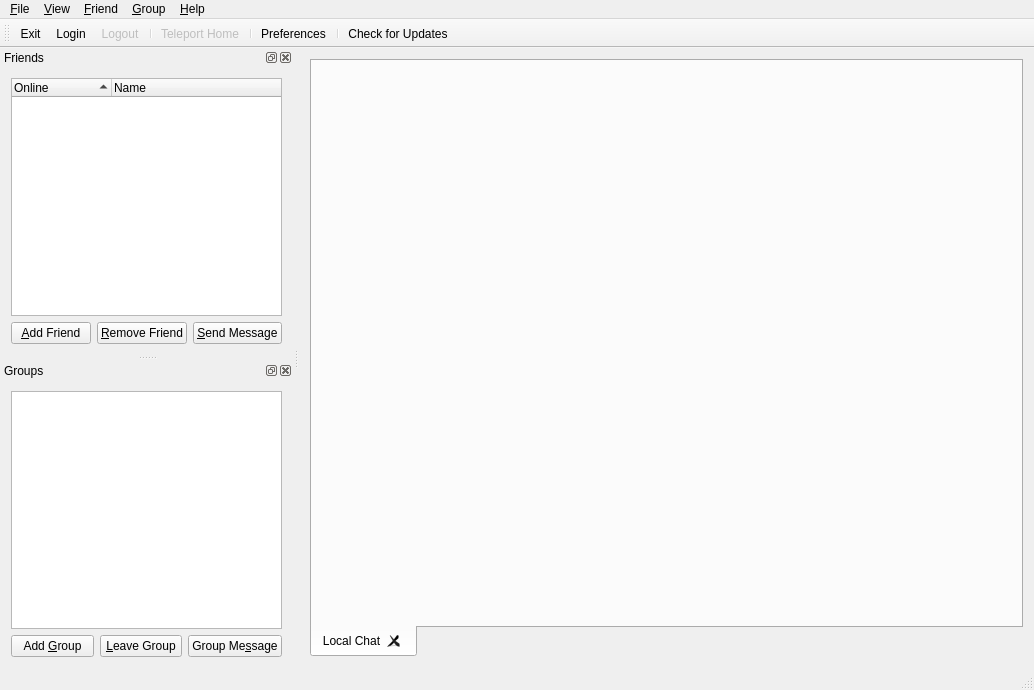
<?xml version="1.0" encoding="UTF-8"?>
<ui version="4.0">
 <class>MainWindow</class>
 <widget class="QMainWindow" name="MainWindow">
  <property name="geometry">
   <rect>
    <x>0</x>
    <y>0</y>
    <width>1034</width>
    <height>690</height>
   </rect>
  </property>
  <property name="windowTitle">
   <string>SLiteChat</string>
  </property>
  <property name="windowIcon">
   <iconset resource="resources.qrc">
    <normaloff>:/mainIcon/main_icon</normaloff>:/mainIcon/main_icon</iconset>
  </property>
  <property name="unifiedTitleAndToolBarOnMac">
   <bool>false</bool>
  </property>
  <widget class="QWidget" name="centralWidget">
   <property name="sizePolicy">
    <sizepolicy hsizetype="Preferred" vsizetype="Preferred">
     <horstretch>0</horstretch>
     <verstretch>0</verstretch>
    </sizepolicy>
   </property>
   <layout class="QVBoxLayout" name="verticalLayout_7">
    <item>
     <widget class="QTabWidget" name="m_tabWidget">
      <property name="tabPosition">
       <enum>QTabWidget::South</enum>
      </property>
      <property name="tabShape">
       <enum>QTabWidget::Rounded</enum>
      </property>
      <property name="currentIndex">
       <number>0</number>
      </property>
      <property name="iconSize">
       <size>
        <width>32</width>
        <height>32</height>
       </size>
      </property>
      <property name="tabsClosable">
       <bool>true</bool>
      </property>
      <property name="movable">
       <bool>false</bool>
      </property>
      <widget class="QWidget" name="tab">
       <attribute name="icon">
        <iconset resource="resources.qrc">
         <normaloff>:/mainIcon/offline_icon</normaloff>:/mainIcon/offline_icon</iconset>
       </attribute>
       <attribute name="title">
        <string>Local Chat</string>
       </attribute>
       <layout class="QHBoxLayout" name="horizontalLayout_6">
        <item>
         <widget class="ChatWindow" name="m_localChatWindow" native="true"/>
        </item>
       </layout>
      </widget>
     </widget>
    </item>
   </layout>
  </widget>
  <widget class="QMenuBar" name="menuBar">
   <property name="geometry">
    <rect>
     <x>0</x>
     <y>0</y>
     <width>1034</width>
     <height>24</height>
    </rect>
   </property>
   <widget class="QMenu" name="menu_File">
    <property name="title">
     <string>&amp;File</string>
    </property>
    <addaction name="m_actionFileLogin"/>
    <addaction name="m_actionFileLogout"/>
    <addaction name="separator"/>
    <addaction name="m_actionFileTeleportHome"/>
    <addaction name="m_actionFilePreferences"/>
    <addaction name="m_actionFileExport"/>
    <addaction name="separator"/>
    <addaction name="m_actionFileClose"/>
    <addaction name="separator"/>
    <addaction name="m_actionFileExit"/>
   </widget>
   <widget class="QMenu" name="menu_Friend">
    <property name="title">
     <string>&amp;Friend</string>
    </property>
    <addaction name="m_actionFriendAdd"/>
    <addaction name="m_actionFriendRemove"/>
    <addaction name="m_actionFriendIM"/>
   </widget>
   <widget class="QMenu" name="menu_Group">
    <property name="title">
     <string>&amp;Group</string>
    </property>
    <addaction name="m_actionGroupSearch"/>
    <addaction name="m_actionGroupLeave"/>
    <addaction name="m_actionGroupIM"/>
   </widget>
   <widget class="QMenu" name="menu_Help">
    <property name="title">
     <string>&amp;Help</string>
    </property>
    <addaction name="m_actionHelpAbout"/>
    <addaction name="m_actionHelpCheckForUpdates"/>
   </widget>
   <widget class="QMenu" name="m_menuView">
    <property name="title">
     <string>&amp;View</string>
    </property>
   </widget>
   <addaction name="menu_File"/>
   <addaction name="m_menuView"/>
   <addaction name="menu_Friend"/>
   <addaction name="menu_Group"/>
   <addaction name="menu_Help"/>
  </widget>
  <widget class="QStatusBar" name="m_statusBar"/>
  <widget class="QDockWidget" name="m_friendsDock">
   <property name="features">
    <set>QDockWidget::AllDockWidgetFeatures</set>
   </property>
   <property name="windowTitle">
    <string>Friends</string>
   </property>
   <attribute name="dockWidgetArea">
    <number>1</number>
   </attribute>
   <widget class="QWidget" name="dockWidgetContents_3">
    <layout class="QVBoxLayout" name="verticalLayout_3">
     <item>
      <widget class="QTreeWidget" name="m_friendsList">
       <property name="itemsExpandable">
        <bool>true</bool>
       </property>
       <property name="sortingEnabled">
        <bool>true</bool>
       </property>
       <property name="allColumnsShowFocus">
        <bool>true</bool>
       </property>
       <property name="expandsOnDoubleClick">
        <bool>false</bool>
       </property>
       <property name="columnCount">
        <number>2</number>
       </property>
       <column>
        <property name="text">
         <string>Online</string>
        </property>
       </column>
       <column>
        <property name="text">
         <string>Name</string>
        </property>
       </column>
      </widget>
     </item>
     <item>
      <layout class="QHBoxLayout" name="horizontalLayout_2">
       <property name="sizeConstraint">
        <enum>QLayout::SetDefaultConstraint</enum>
       </property>
       <item>
        <widget class="QPushButton" name="m_addFriend">
         <property name="text">
          <string>&amp;Add Friend</string>
         </property>
         <property name="icon">
          <iconset resource="resources.qrc">
           <normaloff>:/mainIcon/add_icon</normaloff>:/mainIcon/add_icon</iconset>
         </property>
        </widget>
       </item>
       <item>
        <widget class="QPushButton" name="m_removeFriend">
         <property name="text">
          <string>&amp;Remove Friend</string>
         </property>
         <property name="icon">
          <iconset resource="resources.qrc">
           <normaloff>:/mainIcon/remove_icon</normaloff>:/mainIcon/remove_icon</iconset>
         </property>
        </widget>
       </item>
       <item>
        <widget class="QPushButton" name="m_sendMessage">
         <property name="text">
          <string>&amp;Send Message</string>
         </property>
         <property name="icon">
          <iconset resource="resources.qrc">
           <normaloff>:/mainIcon/chat_icon</normaloff>:/mainIcon/chat_icon</iconset>
         </property>
        </widget>
       </item>
      </layout>
     </item>
    </layout>
   </widget>
  </widget>
  <widget class="QDockWidget" name="m_groupsDock">
   <property name="floating">
    <bool>false</bool>
   </property>
   <property name="features">
    <set>QDockWidget::AllDockWidgetFeatures</set>
   </property>
   <property name="windowTitle">
    <string>Groups</string>
   </property>
   <attribute name="dockWidgetArea">
    <number>1</number>
   </attribute>
   <widget class="QWidget" name="dockWidgetContents_4">
    <layout class="QVBoxLayout" name="verticalLayout_6">
     <item>
      <widget class="QListWidget" name="m_groupList">
       <property name="sortingEnabled">
        <bool>true</bool>
       </property>
      </widget>
     </item>
     <item>
      <layout class="QHBoxLayout" name="horizontalLayout">
       <property name="sizeConstraint">
        <enum>QLayout::SetDefaultConstraint</enum>
       </property>
       <item>
        <widget class="QPushButton" name="m_addGroup">
         <property name="text">
          <string>Add &amp;Group</string>
         </property>
         <property name="icon">
          <iconset resource="resources.qrc">
           <normaloff>:/mainIcon/add_icon</normaloff>:/mainIcon/add_icon</iconset>
         </property>
        </widget>
       </item>
       <item>
        <widget class="QPushButton" name="m_leaveGroup">
         <property name="text">
          <string>&amp;Leave Group</string>
         </property>
         <property name="icon">
          <iconset resource="resources.qrc">
           <normaloff>:/mainIcon/remove_icon</normaloff>:/mainIcon/remove_icon</iconset>
         </property>
        </widget>
       </item>
       <item>
        <widget class="QPushButton" name="m_sendGroupMessage">
         <property name="text">
          <string>Group Me&amp;ssage</string>
         </property>
         <property name="icon">
          <iconset resource="resources.qrc">
           <normaloff>:/mainIcon/chat_icon</normaloff>:/mainIcon/chat_icon</iconset>
         </property>
        </widget>
       </item>
      </layout>
     </item>
    </layout>
   </widget>
  </widget>
  <widget class="QToolBar" name="toolBar">
   <property name="windowTitle">
    <string>toolBar</string>
   </property>
   <property name="iconSize">
    <size>
     <width>16</width>
     <height>16</height>
    </size>
   </property>
   <property name="toolButtonStyle">
    <enum>Qt::ToolButtonTextUnderIcon</enum>
   </property>
   <attribute name="toolBarArea">
    <enum>TopToolBarArea</enum>
   </attribute>
   <attribute name="toolBarBreak">
    <bool>false</bool>
   </attribute>
   <addaction name="m_actionFileExit"/>
   <addaction name="m_actionFileLogin"/>
   <addaction name="m_actionFileLogout"/>
   <addaction name="separator"/>
   <addaction name="m_actionFileTeleportHome"/>
   <addaction name="separator"/>
   <addaction name="m_actionFilePreferences"/>
   <addaction name="separator"/>
   <addaction name="m_actionHelpCheckForUpdates"/>
  </widget>
  <action name="m_actionFileExit">
   <property name="icon">
    <iconset resource="resources.qrc">
     <normaloff>:/mainIcon/offline_icon</normaloff>:/mainIcon/offline_icon</iconset>
   </property>
   <property name="text">
    <string>E&amp;xit</string>
   </property>
   <property name="statusTip">
    <string>Terminate the SLiteChat application.</string>
   </property>
   <property name="shortcut">
    <string>Ctrl+Q</string>
   </property>
  </action>
  <action name="m_actionFileLogin">
   <property name="icon">
    <iconset resource="resources.qrc">
     <normaloff>:/mainIcon/main_icon</normaloff>:/mainIcon/main_icon</iconset>
   </property>
   <property name="text">
    <string>&amp;Login</string>
   </property>
   <property name="statusTip">
    <string>Log in to the Second Life servers.</string>
   </property>
   <property name="shortcut">
    <string>Ctrl+L</string>
   </property>
  </action>
  <action name="m_actionFileLogout">
   <property name="enabled">
    <bool>false</bool>
   </property>
   <property name="icon">
    <iconset resource="resources.qrc">
     <normaloff>:/mainIcon/sad_icon</normaloff>:/mainIcon/sad_icon</iconset>
   </property>
   <property name="text">
    <string>Log&amp;out</string>
   </property>
   <property name="statusTip">
    <string>Log off of the Second Life servers.</string>
   </property>
   <property name="shortcut">
    <string>Ctrl+O</string>
   </property>
  </action>
  <action name="m_actionFilePreferences">
   <property name="icon">
    <iconset resource="resources.qrc">
     <normaloff>:/mainIcon/config_icon</normaloff>:/mainIcon/config_icon</iconset>
   </property>
   <property name="text">
    <string>&amp;Preferences</string>
   </property>
   <property name="statusTip">
    <string>Change the application font.</string>
   </property>
   <property name="shortcut">
    <string>Ctrl+P</string>
   </property>
  </action>
  <action name="m_actionHelpAbout">
   <property name="icon">
    <iconset resource="resources.qrc">
     <normaloff>:/mainIcon/help_icon</normaloff>:/mainIcon/help_icon</iconset>
   </property>
   <property name="text">
    <string>&amp;About</string>
   </property>
  </action>
  <action name="m_actionFriendAdd">
   <property name="enabled">
    <bool>false</bool>
   </property>
   <property name="icon">
    <iconset resource="resources.qrc">
     <normaloff>:/mainIcon/add_icon</normaloff>:/mainIcon/add_icon</iconset>
   </property>
   <property name="text">
    <string>&amp;Add/Search for Friends</string>
   </property>
   <property name="shortcut">
    <string>Ctrl+S</string>
   </property>
  </action>
  <action name="m_actionFriendRemove">
   <property name="enabled">
    <bool>false</bool>
   </property>
   <property name="icon">
    <iconset resource="resources.qrc">
     <normaloff>:/mainIcon/remove_icon</normaloff>:/mainIcon/remove_icon</iconset>
   </property>
   <property name="text">
    <string>&amp;Remove Friend</string>
   </property>
   <property name="shortcut">
    <string>Ctrl+R</string>
   </property>
  </action>
  <action name="m_actionFriendIM">
   <property name="enabled">
    <bool>false</bool>
   </property>
   <property name="icon">
    <iconset resource="resources.qrc">
     <normaloff>:/mainIcon/chat_icon</normaloff>:/mainIcon/chat_icon</iconset>
   </property>
   <property name="text">
    <string>&amp;Send IM to Friend</string>
   </property>
   <property name="shortcut">
    <string>Ctrl+I</string>
   </property>
  </action>
  <action name="m_actionGroupSearch">
   <property name="enabled">
    <bool>false</bool>
   </property>
   <property name="icon">
    <iconset resource="resources.qrc">
     <normaloff>:/mainIcon/search_icon</normaloff>:/mainIcon/search_icon</iconset>
   </property>
   <property name="text">
    <string>&amp;Search Groups</string>
   </property>
   <property name="shortcut">
    <string>Ctrl+Shift+S</string>
   </property>
  </action>
  <action name="m_actionGroupLeave">
   <property name="enabled">
    <bool>false</bool>
   </property>
   <property name="icon">
    <iconset resource="resources.qrc">
     <normaloff>:/mainIcon/remove_icon</normaloff>:/mainIcon/remove_icon</iconset>
   </property>
   <property name="text">
    <string>&amp;Leave Group</string>
   </property>
   <property name="shortcut">
    <string>Ctrl+Shift+R</string>
   </property>
  </action>
  <action name="m_actionGroupIM">
   <property name="enabled">
    <bool>false</bool>
   </property>
   <property name="icon">
    <iconset resource="resources.qrc">
     <normaloff>:/mainIcon/chat_icon</normaloff>:/mainIcon/chat_icon</iconset>
   </property>
   <property name="text">
    <string>&amp;Join Group Chat</string>
   </property>
   <property name="shortcut">
    <string>Ctrl+Shift+I</string>
   </property>
  </action>
  <action name="m_actionHelpCheckForUpdates">
   <property name="icon">
    <iconset resource="resources.qrc">
     <normaloff>:/mainIcon/search_icon</normaloff>:/mainIcon/search_icon</iconset>
   </property>
   <property name="text">
    <string>Check for &amp;Updates</string>
   </property>
  </action>
  <action name="m_actionFileClose">
   <property name="enabled">
    <bool>false</bool>
   </property>
   <property name="icon">
    <iconset resource="resources.qrc">
     <normaloff>:/mainIcon/offline_icon</normaloff>:/mainIcon/offline_icon</iconset>
   </property>
   <property name="text">
    <string>&amp;Close</string>
   </property>
   <property name="toolTip">
    <string>Close current conversation tab</string>
   </property>
   <property name="shortcut">
    <string>Ctrl+W</string>
   </property>
  </action>
  <action name="m_actionFileTeleportHome">
   <property name="enabled">
    <bool>false</bool>
   </property>
   <property name="icon">
    <iconset resource="resources.qrc">
     <normaloff>:/mainIcon/home_icon</normaloff>:/mainIcon/home_icon</iconset>
   </property>
   <property name="text">
    <string>&amp;Teleport Home</string>
   </property>
  </action>
  <action name="m_actionFileExport">
   <property name="enabled">
    <bool>false</bool>
   </property>
   <property name="icon">
    <iconset resource="resources.qrc">
     <normaloff>:/mainIcon/chat_icon</normaloff>:/mainIcon/chat_icon</iconset>
   </property>
   <property name="text">
    <string>&amp;Export Saved Conversations</string>
   </property>
  </action>
 </widget>
 <layoutdefault spacing="6" margin="11"/>
 <customwidgets>
  <customwidget>
   <class>ChatWindow</class>
   <extends>QWidget</extends>
   <header location="global">ChatWindow.h</header>
   <container>1</container>
  </customwidget>
 </customwidgets>
 <resources>
  <include location="resources.qrc"/>
 </resources>
 <connections>
  <connection>
   <sender>m_actionFileExit</sender>
   <signal>triggered()</signal>
   <receiver>MainWindow</receiver>
   <slot>OnActionFileExit()</slot>
   <hints>
    <hint type="sourcelabel">
     <x>-1</x>
     <y>-1</y>
    </hint>
    <hint type="destinationlabel">
     <x>488</x>
     <y>317</y>
    </hint>
   </hints>
  </connection>
  <connection>
   <sender>m_actionFileLogin</sender>
   <signal>triggered()</signal>
   <receiver>MainWindow</receiver>
   <slot>OnActionFileLogin()</slot>
   <hints>
    <hint type="sourcelabel">
     <x>-1</x>
     <y>-1</y>
    </hint>
    <hint type="destinationlabel">
     <x>488</x>
     <y>317</y>
    </hint>
   </hints>
  </connection>
  <connection>
   <sender>m_actionFileLogout</sender>
   <signal>triggered()</signal>
   <receiver>MainWindow</receiver>
   <slot>OnActionFileLogout()</slot>
   <hints>
    <hint type="sourcelabel">
     <x>-1</x>
     <y>-1</y>
    </hint>
    <hint type="destinationlabel">
     <x>488</x>
     <y>317</y>
    </hint>
   </hints>
  </connection>
  <connection>
   <sender>m_actionFilePreferences</sender>
   <signal>triggered()</signal>
   <receiver>MainWindow</receiver>
   <slot>OnActionFilePreferences()</slot>
   <hints>
    <hint type="sourcelabel">
     <x>-1</x>
     <y>-1</y>
    </hint>
    <hint type="destinationlabel">
     <x>488</x>
     <y>317</y>
    </hint>
   </hints>
  </connection>
  <connection>
   <sender>m_actionFriendAdd</sender>
   <signal>triggered()</signal>
   <receiver>MainWindow</receiver>
   <slot>OnActionFriendAdd()</slot>
   <hints>
    <hint type="sourcelabel">
     <x>-1</x>
     <y>-1</y>
    </hint>
    <hint type="destinationlabel">
     <x>488</x>
     <y>317</y>
    </hint>
   </hints>
  </connection>
  <connection>
   <sender>m_actionFriendRemove</sender>
   <signal>triggered()</signal>
   <receiver>MainWindow</receiver>
   <slot>OnActionFriendRemove()</slot>
   <hints>
    <hint type="sourcelabel">
     <x>-1</x>
     <y>-1</y>
    </hint>
    <hint type="destinationlabel">
     <x>488</x>
     <y>317</y>
    </hint>
   </hints>
  </connection>
  <connection>
   <sender>m_actionFriendIM</sender>
   <signal>triggered()</signal>
   <receiver>MainWindow</receiver>
   <slot>OnActionFriendIM()</slot>
   <hints>
    <hint type="sourcelabel">
     <x>-1</x>
     <y>-1</y>
    </hint>
    <hint type="destinationlabel">
     <x>488</x>
     <y>317</y>
    </hint>
   </hints>
  </connection>
  <connection>
   <sender>m_actionGroupSearch</sender>
   <signal>triggered()</signal>
   <receiver>MainWindow</receiver>
   <slot>OnActionGroupSearch()</slot>
   <hints>
    <hint type="sourcelabel">
     <x>-1</x>
     <y>-1</y>
    </hint>
    <hint type="destinationlabel">
     <x>488</x>
     <y>317</y>
    </hint>
   </hints>
  </connection>
  <connection>
   <sender>m_actionGroupLeave</sender>
   <signal>triggered()</signal>
   <receiver>MainWindow</receiver>
   <slot>OnActionGroupLeave()</slot>
   <hints>
    <hint type="sourcelabel">
     <x>-1</x>
     <y>-1</y>
    </hint>
    <hint type="destinationlabel">
     <x>488</x>
     <y>317</y>
    </hint>
   </hints>
  </connection>
  <connection>
   <sender>m_actionGroupIM</sender>
   <signal>triggered()</signal>
   <receiver>MainWindow</receiver>
   <slot>OnActionGroupIM()</slot>
   <hints>
    <hint type="sourcelabel">
     <x>-1</x>
     <y>-1</y>
    </hint>
    <hint type="destinationlabel">
     <x>488</x>
     <y>317</y>
    </hint>
   </hints>
  </connection>
  <connection>
   <sender>m_actionHelpAbout</sender>
   <signal>triggered()</signal>
   <receiver>MainWindow</receiver>
   <slot>OnActionHelpAbout()</slot>
   <hints>
    <hint type="sourcelabel">
     <x>-1</x>
     <y>-1</y>
    </hint>
    <hint type="destinationlabel">
     <x>488</x>
     <y>317</y>
    </hint>
   </hints>
  </connection>
  <connection>
   <sender>m_friendsList</sender>
   <signal>itemClicked(QTreeWidgetItem*,int)</signal>
   <receiver>MainWindow</receiver>
   <slot>OnFriendsListItemClicked(QTreeWidgetItem*,int)</slot>
   <hints>
    <hint type="sourcelabel">
     <x>145</x>
     <y>164</y>
    </hint>
    <hint type="destinationlabel">
     <x>488</x>
     <y>317</y>
    </hint>
   </hints>
  </connection>
  <connection>
   <sender>m_friendsList</sender>
   <signal>itemDoubleClicked(QTreeWidgetItem*,int)</signal>
   <receiver>MainWindow</receiver>
   <slot>OnFriendsListItemDoubleClicked(QTreeWidgetItem*,int)</slot>
   <hints>
    <hint type="sourcelabel">
     <x>145</x>
     <y>164</y>
    </hint>
    <hint type="destinationlabel">
     <x>488</x>
     <y>317</y>
    </hint>
   </hints>
  </connection>
  <connection>
   <sender>m_groupList</sender>
   <signal>itemClicked(QListWidgetItem*)</signal>
   <receiver>MainWindow</receiver>
   <slot>OnGroupListItemClicked(QListWidgetItem*)</slot>
   <hints>
    <hint type="sourcelabel">
     <x>145</x>
     <y>462</y>
    </hint>
    <hint type="destinationlabel">
     <x>488</x>
     <y>317</y>
    </hint>
   </hints>
  </connection>
  <connection>
   <sender>m_groupList</sender>
   <signal>itemDoubleClicked(QListWidgetItem*)</signal>
   <receiver>MainWindow</receiver>
   <slot>OnGroupListItemDoubleClicked(QListWidgetItem*)</slot>
   <hints>
    <hint type="sourcelabel">
     <x>145</x>
     <y>462</y>
    </hint>
    <hint type="destinationlabel">
     <x>488</x>
     <y>317</y>
    </hint>
   </hints>
  </connection>
  <connection>
   <sender>m_tabWidget</sender>
   <signal>currentChanged(int)</signal>
   <receiver>MainWindow</receiver>
   <slot>OnTabWidgetCurrentChanged(int)</slot>
   <hints>
    <hint type="sourcelabel">
     <x>636</x>
     <y>317</y>
    </hint>
    <hint type="destinationlabel">
     <x>488</x>
     <y>317</y>
    </hint>
   </hints>
  </connection>
  <connection>
   <sender>m_addFriend</sender>
   <signal>clicked()</signal>
   <receiver>MainWindow</receiver>
   <slot>OnActionFriendAdd()</slot>
   <hints>
    <hint type="sourcelabel">
     <x>52</x>
     <y>294</y>
    </hint>
    <hint type="destinationlabel">
     <x>488</x>
     <y>317</y>
    </hint>
   </hints>
  </connection>
  <connection>
   <sender>m_removeFriend</sender>
   <signal>clicked()</signal>
   <receiver>MainWindow</receiver>
   <slot>OnActionFriendRemove()</slot>
   <hints>
    <hint type="sourcelabel">
     <x>145</x>
     <y>294</y>
    </hint>
    <hint type="destinationlabel">
     <x>488</x>
     <y>317</y>
    </hint>
   </hints>
  </connection>
  <connection>
   <sender>m_sendMessage</sender>
   <signal>clicked()</signal>
   <receiver>MainWindow</receiver>
   <slot>OnActionFriendIM()</slot>
   <hints>
    <hint type="sourcelabel">
     <x>237</x>
     <y>294</y>
    </hint>
    <hint type="destinationlabel">
     <x>488</x>
     <y>317</y>
    </hint>
   </hints>
  </connection>
  <connection>
   <sender>m_addGroup</sender>
   <signal>clicked()</signal>
   <receiver>MainWindow</receiver>
   <slot>OnActionGroupSearch()</slot>
   <hints>
    <hint type="sourcelabel">
     <x>47</x>
     <y>592</y>
    </hint>
    <hint type="destinationlabel">
     <x>488</x>
     <y>317</y>
    </hint>
   </hints>
  </connection>
  <connection>
   <sender>m_leaveGroup</sender>
   <signal>clicked()</signal>
   <receiver>MainWindow</receiver>
   <slot>OnActionGroupLeave()</slot>
   <hints>
    <hint type="sourcelabel">
     <x>128</x>
     <y>592</y>
    </hint>
    <hint type="destinationlabel">
     <x>488</x>
     <y>317</y>
    </hint>
   </hints>
  </connection>
  <connection>
   <sender>m_sendGroupMessage</sender>
   <signal>clicked()</signal>
   <receiver>MainWindow</receiver>
   <slot>OnActionGroupIM()</slot>
   <hints>
    <hint type="sourcelabel">
     <x>226</x>
     <y>592</y>
    </hint>
    <hint type="destinationlabel">
     <x>488</x>
     <y>317</y>
    </hint>
   </hints>
  </connection>
  <connection>
   <sender>m_actionHelpCheckForUpdates</sender>
   <signal>triggered()</signal>
   <receiver>MainWindow</receiver>
   <slot>OnActionHelpCheckForUpdates()</slot>
   <hints>
    <hint type="sourcelabel">
     <x>-1</x>
     <y>-1</y>
    </hint>
    <hint type="destinationlabel">
     <x>488</x>
     <y>317</y>
    </hint>
   </hints>
  </connection>
  <connection>
   <sender>m_tabWidget</sender>
   <signal>tabCloseRequested(int)</signal>
   <receiver>MainWindow</receiver>
   <slot>OnTabWindowCloseRequest(int)</slot>
   <hints>
    <hint type="sourcelabel">
     <x>655</x>
     <y>339</y>
    </hint>
    <hint type="destinationlabel">
     <x>488</x>
     <y>317</y>
    </hint>
   </hints>
  </connection>
  <connection>
   <sender>m_actionFileClose</sender>
   <signal>triggered()</signal>
   <receiver>MainWindow</receiver>
   <slot>OnActionFileClose()</slot>
   <hints>
    <hint type="sourcelabel">
     <x>-1</x>
     <y>-1</y>
    </hint>
    <hint type="destinationlabel">
     <x>488</x>
     <y>317</y>
    </hint>
   </hints>
  </connection>
  <connection>
   <sender>m_actionFileTeleportHome</sender>
   <signal>triggered()</signal>
   <receiver>MainWindow</receiver>
   <slot>OnActionFileTeleportHome()</slot>
   <hints>
    <hint type="sourcelabel">
     <x>-1</x>
     <y>-1</y>
    </hint>
    <hint type="destinationlabel">
     <x>488</x>
     <y>317</y>
    </hint>
   </hints>
  </connection>
  <connection>
   <sender>m_actionFileExport</sender>
   <signal>triggered()</signal>
   <receiver>MainWindow</receiver>
   <slot>OnActionFileExport()</slot>
   <hints>
    <hint type="sourcelabel">
     <x>-1</x>
     <y>-1</y>
    </hint>
    <hint type="destinationlabel">
     <x>488</x>
     <y>317</y>
    </hint>
   </hints>
  </connection>
 </connections>
 <slots>
  <slot>OnActionFileExit()</slot>
  <slot>OnActionFileLogin()</slot>
  <slot>OnActionFileLogout()</slot>
  <slot>OnActionFilePreferences()</slot>
  <slot>OnActionFriendAdd()</slot>
  <slot>OnActionFriendRemove()</slot>
  <slot>OnActionFriendIM()</slot>
  <slot>OnActionGroupSearch()</slot>
  <slot>OnActionGroupLeave()</slot>
  <slot>OnActionGroupIM()</slot>
  <slot>OnActionHelpAbout()</slot>
  <slot>OnFriendsListItemClicked(QTreeWidgetItem*,int)</slot>
  <slot>OnFriendsListItemDoubleClicked(QTreeWidgetItem*,int)</slot>
  <slot>OnGroupListItemClicked(QListWidgetItem*)</slot>
  <slot>OnGroupListItemDoubleClicked(QListWidgetItem*)</slot>
  <slot>OnTabWidgetCurrentChanged(int)</slot>
  <slot>OnActionHelpCheckForUpdates()</slot>
  <slot>OnTabWindowCloseRequest(int)</slot>
  <slot>OnActionFileClose()</slot>
  <slot>OnActionFileTeleportHome()</slot>
  <slot>OnActionFileExport()</slot>
 </slots>
</ui>
